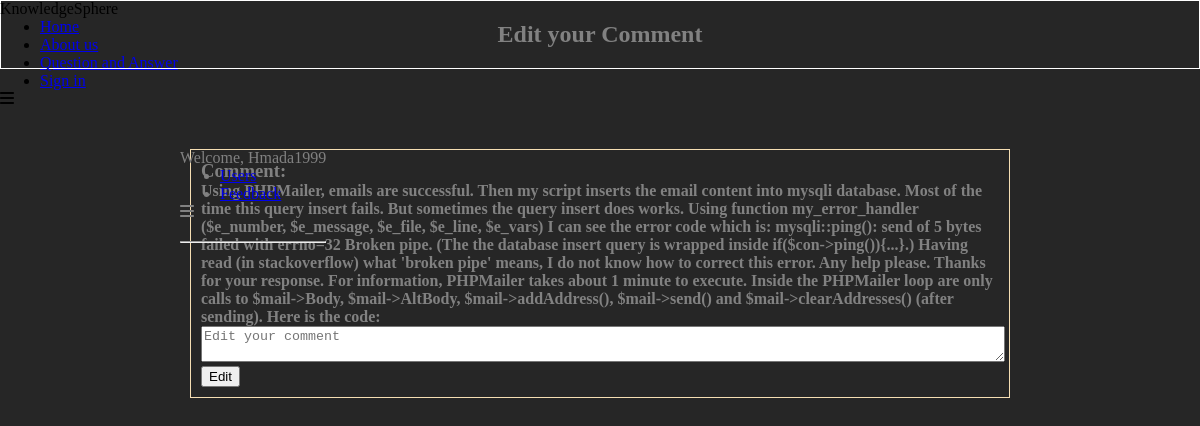
The page /displayEditComment/33/18 (signed in) on the database its author committed.
### soloapp/models.py (models this page shows)
class User(models.Model):
    username = models.CharField(max_length=255)
    email = models.CharField(max_length=255)
    password = models.CharField(max_length=255)
    created_at = models.DateTimeField(auto_now_add=True)
    updated_at = models.DateTimeField(auto_now=True)
    objects = UserManager()

class Comment(models.Model):
    comment_text = models.TextField()
    user = models.ForeignKey(User, related_name='comments', on_delete = models.CASCADE)
    question = models.ForeignKey(Question, related_name='comments', on_delete = models.CASCADE)
    created_at = models.DateTimeField(auto_now_add=True)
    updated_at = models.DateTimeField(auto_now=True)

### soloapp/views.py (the view)
# urls.py: path('displayEditComment/<comment_id>/<question_id>', views.displayEditComment),
def displayEditComment(request, comment_id, question_id):
    content = {
        'user' : User.objects.get(id=request.session['user']),
        'comments' : Comment.objects.get(id=comment_id),
        'questions' : Question.objects.get(id=question_id),
    }
    return render(request, 'EditCommet.html', content)

### soloapp/templates/EditCommet.html (shortened to what this page needs)
<!DOCTYPE html>
<html lang="en">
<head>
    {% load static %}
    <link rel="stylesheet" href="{% static 'css/answer.css' %}">
    <link rel="stylesheet" href="https://cdnjs.cloudflare.com/ajax/libs/font-awesome/4.7.0/css/font-awesome.min.css">
</head>
<body>
    <main>
        <nav>
            <label class="logo">KnowledgeSphere</label>
            <ul>
                <li><a href="/" class="active">Home</a></li>
                <li><a href="/displayAboutUs">About us</a></li>
                <li><a href="/displayAllQuestion">Question and Answer</a></li>
                <li><a href="/signin">Sign in</a></li>
            </ul>
            <label id="icon">
                <i class="fa fa-bars"></i>
            </label>
        </nav>
        <section>
            <header>
                <div>
                    <h1>Edit your Comment</h1>
                </div>
            </header>
        </section>
        <div class="container">
            <div class="content">
                <nav>
                    <label class="logo">Welcome, {{user.username}}</label>
                    <ul>
                        <li><a href="/displayUsers">Users</a></li>
                        <li><a href="/distroy">Feedback</a></li>
                    </ul>
                    <label id="icon">
                        <i class="fa fa-bars"></i>
                    </label>
                    <hr>
                </nav>
                <div class="questionForm">
                    <div class="box">
                        <form action="/editComment/{{comments.id}}/{{questions.id}}" method="post">
                            <h3>Comment:</h3>
                            <h4>{{comments.comment_text}}</h4>
                            <textarea type="text" name="comment_text" placeholder="Edit your comment"></textarea>
                            <input type="submit" value="Edit" class="submit">
                        </form>
                    </div>
                </div>
            </div>
        </div>
    </main>

### soloapp/static/css/answer.css (style rules this page uses)
* { margin: 0px; }
body { background-color: #262626; display: flex; }
.container { position: relative; }
nav { height: 100%; position: absolute; }
header { display: flex; justify-content: center; border: white 1px solid; }
header h1 { margin: 10px; padding: 10px 10px; color: #818181; }
hr { margin: 20px 0px ; }
.container { width: 70%; color: #818181; margin: 5% auto; padding: 10px; }
.box { border: 1px solid wheat; padding: 10px; margin: 10px; }
textarea { width: 100%; }

### rows shown on the page
User: username "Hmada1999"
Comment: comment_text "Using PHPMailer, emails are successful. Then my script inserts the email content into mysqli database. Most of the time this query insert fails. But sometimes the query insert does works. Using function my_error_handler ($e_number, $e_message, $e_file, $e_line, $e_vars) I can see the error code which is: mysqli::ping(): send of 5 bytes failed with errno=32 Broken pipe. (The the database insert query is wrapped inside if($con->ping()){...}.) Having read (in stackoverflow) what 'broken pipe' means, I do not know how to correct this error. Any help please. Thanks for your response. For information, PHPMailer takes about 1 minute to execute. Inside the PHPMailer loop are only calls to…"
